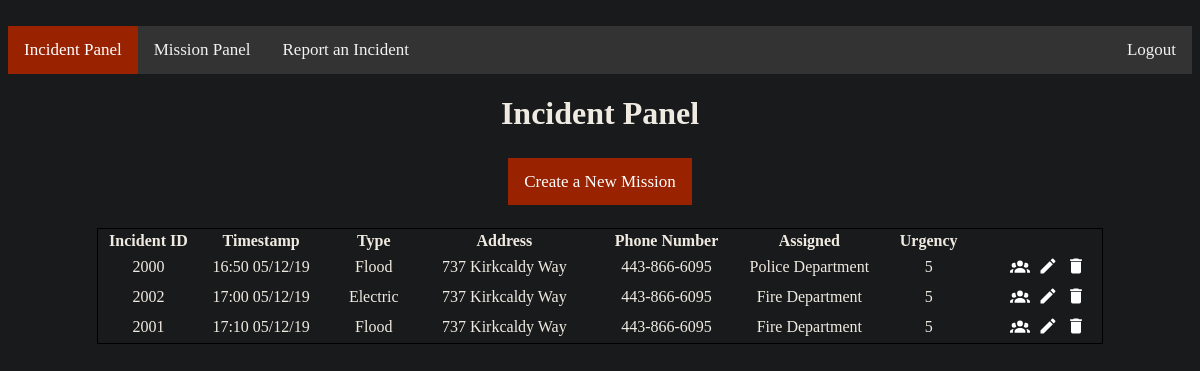
/incidentPanel, run on the app's committed database.
### tables this page shows
CREATE TABLE Event (eventID INT (4, 4) PRIMARY KEY UNIQUE, callID INT (4, 4) REFERENCES Call (callID) UNIQUE, urgency INT (1, 1) NOT NULL, vID INT REFERENCES Victim (vID) UNIQUE, assigned TEXT REFERENCES Volunteer (username) DEFAULT None);

CREATE TABLE Call (callID INT (4, 4) PRIMARY KEY UNIQUE, date TEXT NOT NULL, time TEXT NOT NULL, emergency TEXT NOT NULL, operID INT (4, 4) REFERENCES CallOperator (operID), vID INT REFERENCES Victim (vID) UNIQUE);

CREATE TABLE Victim (name TEXT, address TEXT NOT NULL, city TIME NOT NULL, state TEXT NOT NULL, zipCode INT (5, 5) NOT NULL, phone TEXT, vID INT (4, 4) PRIMARY KEY UNIQUE);

### Prototype/views.py (the view, shortened to what this page needs)
@app.route('/incidentPanel', methods=['POST', 'GET'])
def incidentPanel():
    roles = ["Operator", "Officer"]
    global USER
    if not authenticate(roles):
        if USER == None or request.referrer == None:
            return redirect(url_for('login'))
        return redirect(request.referrer)
    id, timestamp, emergency, address, phone, urgency, assigned = genTable()
    length = len(id)
    return render_template('IncidentTable.html', var=False, length=length, id=id, timestamp=timestamp, emergency=emergency, address=address, phone=phone, urgency=urgency, assigned=assigned)

### Prototype/views.py (called while the page is built)
def authenticate(roles):
    global USER
    if USER not in roles and USER != "Admin":
        return False
    return True

def pullVictim():
    conn = sqlite3.connect("callCenter.db")
    cur = conn.cursor()
    row = cur.execute('SELECT * FROM Victim')
    row = cur.fetchall()
    conn.commit()
    cur.close()
    conn.close()
    return list(row)

def pullCall():
    conn = sqlite3.connect("callCenter.db")
    cur = conn.cursor()
    row = cur.execute('SELECT * FROM Call')
    row = cur.fetchall()
    conn.commit()
    cur.close()
    conn.close()
    return list(row)

def pullEvent():
    conn = sqlite3.connect("callCenter.db")
    cur = conn.cursor()
    row = cur.execute('SELECT * FROM Event')
    row = cur.fetchall()
    conn.commit()
    cur.close()
    conn.close()
    return list(row)

def genTable():
    victims = pullVictim()
    calls = pullCall()
    events = pullEvent()
    id = []
    timestamp = []
    emergency = []
    address = []
    phone = []
    urgency = []
    assigned = []
    for i in range(len(victims)):
        id.append(events[i][0])
        timestamp.append(calls[i][2] + " " + calls[i][1])
        emergency.append(calls[i][3])
        address.append(victims[i][1])
        phone.append(victims[i][5])
        urgency.append(events[i][2])
        assigned.append(events[i][4])
    return id, timestamp, emergency, address, phone, urgency, assigned

### Prototype/templates/IncidentTable.html (shortened to what this page needs)
{% extends "IncidentPanel.html" %}
{% block table %}
    {% for i in range(length) %}
    <tr class="data">
        <td>{{id[i]}}</td>
        <td>{{timestamp[i]}}</td>
        <td>{{emergency[i]}}</td>
        <td>{{address[i]}}</td>
        <td>{{phone[i]}}</td>
        <td>{{assigned[i]}}</td>
        <td>{{urgency[i]}}</td>
        <td>
            <button name="assign" value="{{id[i]}}" style="cursor: pointer; background-color: transparent; border: 0px; width: 24px; height: 24px;">
            </button>
            <button type="submit" name="edit" value="{{id[i]}}" style="cursor: pointer; background-color: transparent; border: 0px; width: 24px; height: 24px;">
                <svg viewBox="0 0 24 24" style="width:20px; height: 20px;">
                    <path fill="#FFF" d="M20.71,7.04C21.1,6.65 21.1,6 20.71,5.63L18.37,3.29C18,2.9 17.35,2.9 16.96,3.29L15.12,5.12L18.87,8.87M3,17.25V21H6.75L17.81,9.93L14.06,6.18L3,17.25Z" />
                </svg>
            </button>
            <button name="delete" value="{{id[i]}}" style="cursor: pointer; background-color: transparent; border: 0px; width: 24px; height: 24px;">
                <svg viewBox="0 0 24 24" style="width:20px; height: 20px;">
                    <path fill="#FFF" d="M19,4H15.5L14.5,3H9.5L8.5,4H5V6H19M6,19A2,2 0 0,0 8,21H16A2,2 0 0,0 18,19V7H6V19Z" />
                </svg>
            </button>
        </td>
    </tr>
    {% endfor %}
{% endblock %}

### Prototype/templates/IncidentPanel.html (shortened to what this page needs)
﻿<!DOCTYPE html>
<html>
<head>
    <link href="{{ url_for('static', filename='content/styleSheet.css') }}" rel="stylesheet" />
</head>
<body>
    <div class="navbar">
        <a class="active" href="/incidentPanel">Incident Panel</a>
        <a href="/deploymentPanel">Mission Panel</a>
        <a href="/callCenter">Report an Incident</a>
        <a style="float:right" href="/logout">Logout</a>
    </div>
  <h1 style="text-align: center;">Incident Panel</h1>
  <br />
  {% if var== false %}
  <div class="buttonStyle">
    <a href="/incidentPanel/create">Create a New Mission</a>
  </div>
  {% endif %}
  <br /><br />
  <form name="event" action="/incidentPanel" method="post">
    <table id="tbl_Incident" style="width: 85%; margin: 0px auto 50px auto; border: 1px solid #000000;">
      <thead style="border: 1px solid #000000;">
          <tr style="border: 1px solid #000000;">
              <th class="columnHeader" style="width: 60px;">Incident ID</th>
              <th class="columnHeader" style="width: 60px;">Timestamp</th>
              <th class="columnHeader" style="width: 60px;">Type</th>
              <th class="columnHeader" style="width: 100px;">Address</th>
              <th class="columnHeader" style="width: 100px;">Phone Number</th>
              <th class="columnHeader" style="width: 70px;">Assigned</th>
              <th class="columnHeader" style="width: 70px;">Urgency</th>
              <th class="columnHeader" style="width: 70px;"></th>
          </tr>
      </thead>
      <tbody>
        {% block table %}{% endblock %}
      </tbody>
    </table>
  </form>
</body>
</html>

### Prototype/static/content/styleSheet.css (style rules this page uses)
.navbar { overflow: hidden; background-color: #333; }
.navbar a { float: left; color: #f2f2f2; text-align: center; padding: 14px 16px; text-decoration: none; font-size: 17px; }
.navbar a.active { background-color: #992200; color: white; }
.buttonStyle { text-align: center; }
.buttonStyle a { background-color: #992200; color: white; text-align: center; padding: 14px 16px; text-decoration: none; font-size: 17px; }

### Prototype/templates/IncidentPanel.html (style rules this page uses)
.columnHeader { font-family: "Arial, Helvetica, sans-serif"; }
.data { text-align: center; }

### data on the page
Event: eventID "2000", assigned "Police Department"
Call: emergency "Flood"
Victim: address "737 Kirkcaldy Way", phone "443-866-6095"
Event: eventID "2002", assigned "Fire Department"
Call: emergency "Electric"
Victim: address "737 Kirkcaldy Way", phone "443-866-6095"
Event: eventID "2001", assigned "Fire Department"
Call: emergency "Flood"
Victim: address "737 Kirkcaldy Way", phone "443-866-6095"

### other printed values
{{ timestamp[i] }} "16:50 05/12/19" "17:00 05/12/19" "17:10 05/12/19"
{{ urgency[i] }} "5" "5" "5"
